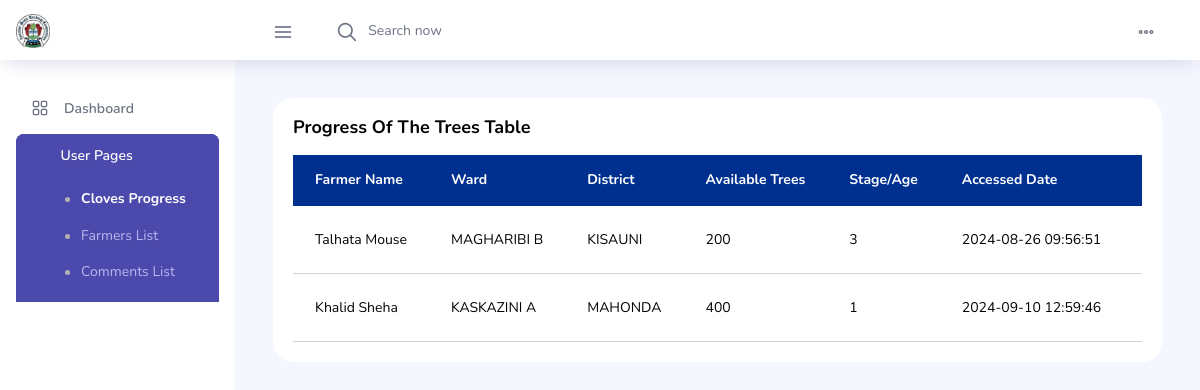
The app's page /admin/progress.php (signed in) with its own data.
### tables this page shows
CREATE TABLE `treeprogress` (
  `progress_id` int(11) NOT NULL,
  `wilaya` varchar(20) DEFAULT NULL,
  `shehia` varchar(20) NOT NULL,
  `farmer` varchar(50) DEFAULT NULL,
  `number_tree` int(25) DEFAULT NULL,
  `growth_stage` varchar(50) DEFAULT NULL,
  `progress_date` datetime DEFAULT NULL
);

### admin/progress.php (the view, shortened to what this page needs)
<?php
include('../conn/config.php');
$current_year = date("Y");
$sql = "SELECT * FROM treeprogress WHERE  YEAR(progress_date) = '$current_year'";
$result = mysqli_query($conn, $sql);
?>
<!DOCTYPE html>
<html lang="en">
<head>
    <link rel="stylesheet" href="assets/vendors/feather/feather.css">
    <link rel="stylesheet" href="assets/vendors/ti-icons/css/themify-icons.css">
    <link rel="stylesheet" href="assets/vendors/css/vendor.bundle.base.css">
    <link rel="stylesheet" href="assets/vendors/font-awesome/css/font-awesome.min.css">
    <link rel="stylesheet" href="assets/vendors/mdi/css/materialdesignicons.min.css">
    <link rel="stylesheet" href="assets/css/style.css">
</head>
<body>
    <div class="container-scroller">
        <?php include('./partials/navbar.php'); ?>
        <div class="container-fluid page-body-wrapper">
            <?php include('./partials/sidebar.php'); ?>
            <div class="main-panel">
                <div class="content-wrapper">
                    <div class="row">
                        <div class="col-md-12 grid-margin stretch-card">
                            <div class="card">
                                <div class="card-body">
                                    <h4 class="card-title">Progress of the Trees Table</h4>
                                    <div class="table-responsive">
                                        <table class="table table-hover">
                                            <thead id="thead">
                                                <tr>
                                                    <th>Farmer Name</th>
                                                    <th>Ward</th>
                                                    <th>District</th>
                                                    <th>Available Trees</th>
                                                    <th>Stage/Age</th>
                                                    <th>Accessed Date</th>
                                                    <th>Actions</th>
                                                </tr>
                                            </thead>
                                            <tbody>
                                            <?php while ($row = mysqli_fetch_assoc($result)): ?>
                                                <tr>
                                                    <td><?php echo htmlspecialchars($row['farmer']); ?></td>
                                                    <td><?php echo htmlspecialchars($row['shehia']); ?></td>
                                                    <td><?php echo htmlspecialchars($row['wilaya']); ?></td>
                                                    <td><?php echo htmlspecialchars($row['number_tree']); ?></td>
                                                    <td><?php echo htmlspecialchars($row['growth_stage']); ?></td>
                                                    <td><?php echo htmlspecialchars($row['progress_date']); ?></td>
                                                    <td>
                                                    </td>
                                                </tr>
                                            <?php endwhile; ?>
                                            </tbody>
                                        </table>
                                    </div>
                                </div>
                            </div>
                        </div>
                    </div>
                </div>
            </div>
        </div>
    </div>
</body>
</html>

### admin/progress.php (style rules this page uses)
#thead th { background-color: #00308F; color: #fff; }

### records on screen
treeprogress: farmer "Talhata Mouse", shehia "MAGHARIBI B", wilaya "KISAUNI", number_tree "200", growth_stage "3", progress_date "2024-08-26 09:56:51"
treeprogress: farmer "Khalid Sheha", shehia "KASKAZINI A", wilaya "MAHONDA", number_tree "400", growth_stage "1", progress_date "2024-09-10 12:59:46"
